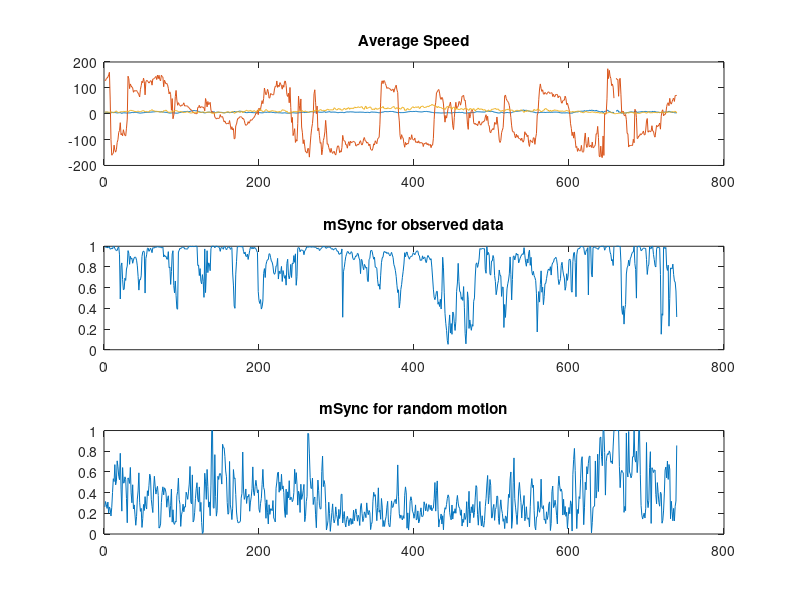

Recreate this plot in MATLAB.
%%
load('data_92700/tracks.mat')

tracks(:,3) = tracks(:,3)-162; %[x, y, frameNum, ptId]

%% Vels

nId = max(tracks(:,4));
nFrms = max(tracks(:,3));
nPts = size(tracks,1);

velTracks = zeros(nPts,2); %[vel amp, vel dir (degrees)]
velBrownian = zeros(nPts,2);
bDir = (rand(1,nId)-0.5)*2*180;

for id=1:nId
    indx = find(tracks(:,4)==id);
    trId = tracks(indx,1:2);
    
    dtrId = diff(trId,1,1);
    if isempty(dtrId)
        dtrId = [0,0];
    else
        dtrId = [dtrId; dtrId(end,:)];
    end
    
    vAmp = sqrt(dtrId(:,1).^2 + dtrId(:,2).^2);
    vDir = atan2d(dtrId(:,2), dtrId(:,1));
    
    velTracks(indx,:) = [vAmp, vDir]; 
    
    velBrownian(indx,1) = vAmp;
    velBrownian(indx,2) = bDir(id);
end
clearvars indx trId dtrId vAmp vDir bDir

%%
avgVelVec = zeros(nFrms,3); %[avg Am, avg Ang, numFish]
avgSpeed = zeros(nFrms,3);

avgVelB = zeros(nFrms,3);

for fm = 1:nFrms
    indx = find(tracks(:,3)==fm);
    lindx = length(indx);
    velSub = velTracks(indx,:);
    
    velVec = velSub(:,1).*exp(1i*deg2rad(velSub(:,2)));
    velVec = sum(velVec);
    
    avgVelVec(fm,1) = abs(velVec)/lindx;
    avgVelVec(fm,2) = rad2deg(angle(velVec));
    avgVelVec(fm,3) = lindx;
    
    avgSpeed(fm,1:2) = mean(velSub,1);
    avgSpeed(fm,3) = lindx;
    
    velB = velBrownian(indx,:);
    velB = velB(:,1).*exp(1i*deg2rad(velB(:,2)));
    velB = sum(velB);
    avgVelB(fm,1) = abs(velB)/lindx;
    avgVelB(fm,2) = rad2deg(angle(velB));
    avgVelB(fm,3) = lindx;
end
clearvars indx lindx velSub velVec velB

%% mSync
mSync = avgVelVec(:,1)./avgSpeed(:,1);
mSyncB = avgVelB(:,1)./avgSpeed(:,1);

%%
figure, subplot(3,1,1), plot(avgSpeed); title 'Average Speed';
subplot(3,1,2), plot(mSync), ylim([0,1]); title 'mSync for observed data';
subplot(3,1,3), plot(mSyncB), ylim([0,1]); title 'mSync for random motion';
